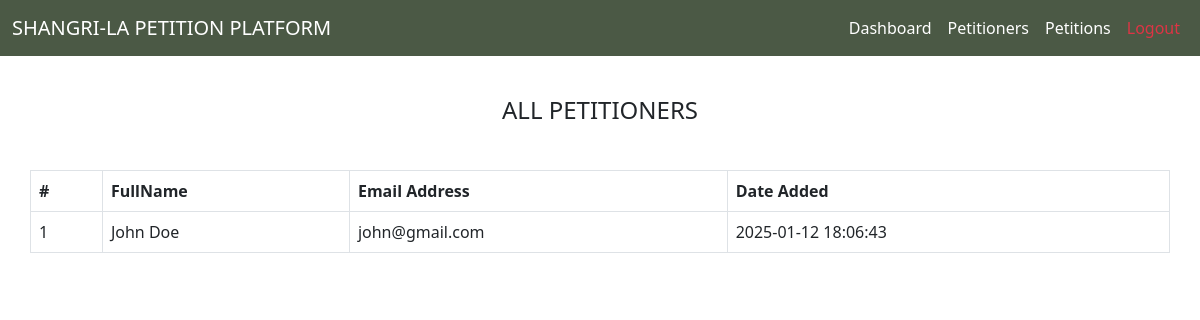
Screenshot of /petitions_committee_officer/all_petitioners.php (signed in) with the database file from the repository.
### tables this page shows
CREATE TABLE `petitioners` (
  `id` int(11) NOT NULL,
  `fullName` varchar(255) NOT NULL,
  `emailAddress` varchar(255) NOT NULL,
  `date_of_birth` varchar(200) NOT NULL,
  `biometric_id` varchar(255) NOT NULL,
  `password` varchar(255) NOT NULL,
  `date_created` datetime DEFAULT current_timestamp()
);

### petitions_committee_officer/all_petitioners.php (the view, shortened to what this page needs)
<?php
include_once "functions/functions.php";
$database_connection = database_connect();
?>
<?= header_template('PETITIONS COMMITTEE OFFICER | ALL PETITIONERS'); ?>
<?= admin_navbar_template(); ?>
<div id="page_title">
    <div class="container">
        <div class="row">
            <h4>All Petitioners</h4>
        </div>
    </div>
</div>
<div id="data_table">
    <div class="container">
        <div class="row">
            <table class="table table-bordered">
                <?php
                $sql = $database_connection->prepare("SELECT * FROM petitioners ORDER BY date_created DESC");
                $sql->execute();
                $database_all_petitioners = $sql->fetchAll(PDO::FETCH_ASSOC);
                $count = 1;
                ?>
                <thead>
                    <th>#</th>
                    <th>FullName</th>
                    <th>Email Address</th>
                    <th>Date Added</th>
                </thead>
                <?php foreach ($database_all_petitioners as $all_petitioners): ?>
                    <tbody>
                        <td><?= $count++; ?></td>
                        <td><?= $all_petitioners['fullName']; ?></td>
                        <td><?= $all_petitioners['emailAddress']; ?></td>
                        <td><?= $all_petitioners['date_created']; ?></td>
                    </tbody>
                <?php endforeach; ?>
            </table>
        </div>
    </div>
</div>

### css/styles.css (style rules this page uses)
:root { --main-color: #fff; --primary-color: #000; --secondary-color: #4B5945; --secondary-color-1: #66785F; --secondary-color-2: #91AC8F; --secondary-color-3: #B2C9AD; }
#page_title h4 { text-align: center; text-transform: uppercase; margin-bottom: 45px; margin-top: 40px; }

### rows the page displays
petitioners: fullName "John Doe", emailAddress "john@gmail.com", date_created "2025-01-12 18:06:43"
